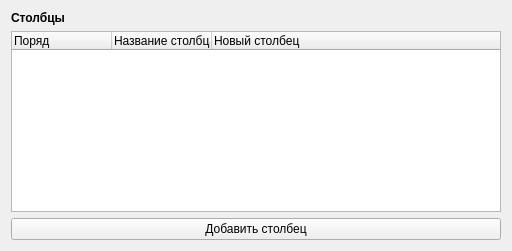
<?xml version="1.0" encoding="UTF-8"?>
<ui version="4.0">
 <class>Form</class>
 <widget class="QWidget" name="Form">
  <property name="geometry">
   <rect>
    <x>0</x>
    <y>0</y>
    <width>512</width>
    <height>251</height>
   </rect>
  </property>
  <property name="windowTitle">
   <string>Form</string>
  </property>
  <layout class="QVBoxLayout" name="verticalLayout">
   <item>
    <widget class="QLabel" name="columns">
     <property name="minimumSize">
      <size>
       <width>0</width>
       <height>0</height>
      </size>
     </property>
     <property name="maximumSize">
      <size>
       <width>16777215</width>
       <height>16</height>
      </size>
     </property>
     <property name="styleSheet">
      <string notr="true">font-weight: bold;</string>
     </property>
     <property name="text">
      <string>&lt;html&gt;&lt;head/&gt;&lt;body&gt;&lt;p&gt;Столбцы&lt;/p&gt;&lt;/body&gt;&lt;/html&gt;</string>
     </property>
     <property name="textFormat">
      <enum>Qt::AutoText</enum>
     </property>
     <property name="scaledContents">
      <bool>false</bool>
     </property>
    </widget>
   </item>
   <item>
    <widget class="QTreeWidget" name="treeWidget">
     <column>
      <property name="text">
       <string>Поряд</string>
      </property>
     </column>
     <column>
      <property name="text">
       <string>Название столбца</string>
      </property>
     </column>
     <column>
      <property name="text">
       <string>Новый столбец</string>
      </property>
     </column>
    </widget>
   </item>
   <item>
    <widget class="QPushButton" name="pushButton">
     <property name="text">
      <string>Добавить столбец</string>
     </property>
    </widget>
   </item>
  </layout>
 </widget>
 <resources/>
 <connections/>
</ui>
